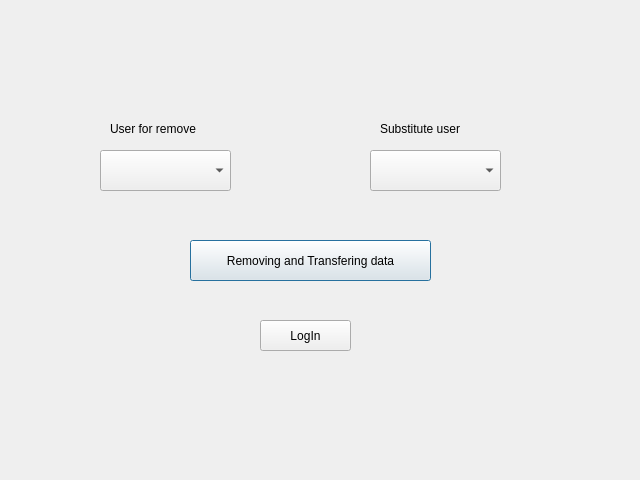
<?xml version="1.0" encoding="UTF-8"?>
<ui version="4.0">
 <class>DeleteUser</class>
 <widget class="QDialog" name="DeleteUser">
  <property name="geometry">
   <rect>
    <x>0</x>
    <y>0</y>
    <width>640</width>
    <height>480</height>
   </rect>
  </property>
  <property name="windowTitle">
   <string>Deleting User</string>
  </property>
  <widget class="QComboBox" name="SubtcmbBox">
   <property name="geometry">
    <rect>
     <x>370</x>
     <y>150</y>
     <width>131</width>
     <height>41</height>
    </rect>
   </property>
  </widget>
  <widget class="QComboBox" name="RmvcmbBox">
   <property name="geometry">
    <rect>
     <x>100</x>
     <y>150</y>
     <width>131</width>
     <height>41</height>
    </rect>
   </property>
  </widget>
  <widget class="QLabel" name="label">
   <property name="geometry">
    <rect>
     <x>110</x>
     <y>120</y>
     <width>121</width>
     <height>17</height>
    </rect>
   </property>
   <property name="text">
    <string>User for remove</string>
   </property>
  </widget>
  <widget class="QLabel" name="label_2">
   <property name="geometry">
    <rect>
     <x>380</x>
     <y>120</y>
     <width>111</width>
     <height>17</height>
    </rect>
   </property>
   <property name="text">
    <string>Substitute user</string>
   </property>
  </widget>
  <widget class="QPushButton" name="RTbtn">
   <property name="geometry">
    <rect>
     <x>190</x>
     <y>240</y>
     <width>241</width>
     <height>41</height>
    </rect>
   </property>
   <property name="text">
    <string>Removing and Transfering data</string>
   </property>
  </widget>
  <widget class="QPushButton" name="logInbtn">
   <property name="geometry">
    <rect>
     <x>260</x>
     <y>320</y>
     <width>91</width>
     <height>31</height>
    </rect>
   </property>
   <property name="text">
    <string>LogIn</string>
   </property>
  </widget>
 </widget>
 <resources/>
 <connections/>
</ui>
